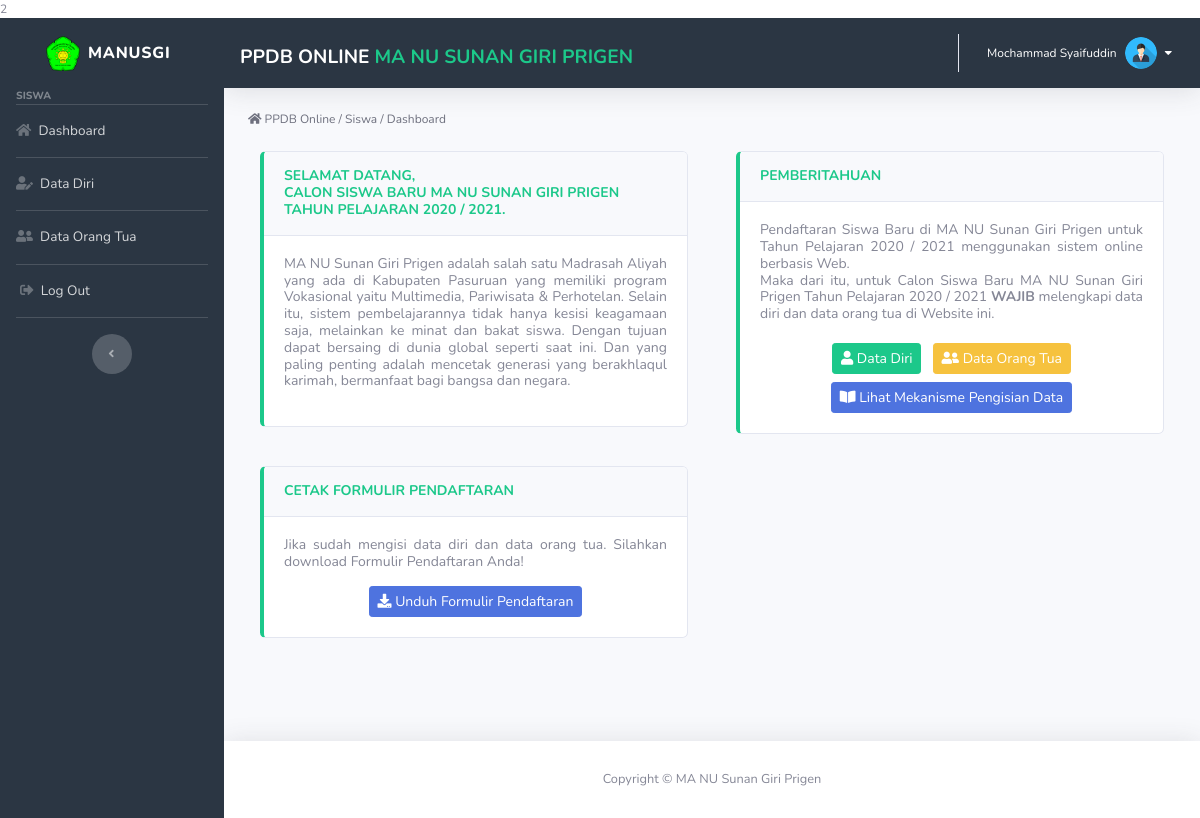
Page /siswa/dashboard.php (signed in) on the committed database.
### tables this page shows
CREATE TABLE `setting` (
  `id` int(11) NOT NULL,
  `nama_aplikasi` varchar(200) DEFAULT NULL,
  `nama_madrasah` varchar(100) DEFAULT NULL,
  `tahun_pelajaran` varchar(20) DEFAULT NULL,
  `id_admin` int(11) DEFAULT NULL
);

CREATE TABLE `pendaftar` (
  `id` int(11) NOT NULL,
  `nama` varchar(100) DEFAULT NULL,
  `tmpt_lahir` varchar(100) DEFAULT NULL,
  `tgl_lahir` date DEFAULT NULL,
  `jenis_kelamin` varchar(10) DEFAULT NULL,
  `agama` varchar(45) DEFAULT NULL,
  `alamat` text DEFAULT NULL,
  `email` varchar(100) DEFAULT NULL,
  `telepon` varchar(45) DEFAULT NULL,
  `foto` varchar(100) NOT NULL,
  `users_id` int(11) DEFAULT NULL
);

### controller/admin_setting_control.php (called while the page is built, shortened)
<?php
$sql_select_setting = "SELECT * FROM setting WHERE id = 1";
$result_select_setting = mysqli_query($koneksi, $sql_select_setting);
if (mysqli_num_rows($result_select_setting)) {
    $data_setting = mysqli_fetch_array($result_select_setting);
}
?>

### controller/siswa_dashboard_control.php (called while the page is built, shortened)
<?php
$id_user = $_SESSION['id_users'];
$sql_pendaftar = "SELECT * FROM pendaftar WHERE users_id = '$id_user'";
$result_pendaftar = mysqli_query($koneksi, $sql_pendaftar);
if (mysqli_num_rows($result_pendaftar)) {
    $data_pendaftar = mysqli_fetch_array($result_pendaftar);
}
?>

### config/auto_load.php (called while the page is built, shortened)
<?php
$base_url = "http://localhost/ppdb-manusgi";
?>

### siswa/dashboard.php (the view, shortened to what this page needs)
<?php include('../config/auto_load.php'); ?>
<?php include('../controller/siswa_dashboard_control.php'); ?>
<?php include('../template/header.php'); ?>
<div class="container-fluid">
    <p class="h6 mb-4 text-gray-700 text-left" style="font-size: 12px;">
        <i class="fas fa-home"></i>
        PPDB Online / <a href="dashboard.php" class="text-gray-700">Siswa</a> / <a href="dashboard.php"
            class="text-gray-700"> Dashboard </a> </p>
    <div class="row">
        <div class="col-md-12">
        </div>
    </div>
    <div class="row">
        <div class="col-md-6">
            <div class="col-md-12">
                <div class="card border-left-success mb-4">
                    <div class="card-header py-3">
                        <h6 class="m-0 font-weight-bold text-success text-uppercase" style="font-size: 14px;">SELAMAT
                            DATANG,<br>
                            Calon siswa baru MA NU Sunan Giri Prigen<br>Tahun Pelajaran <?php if (isset($data_setting['tahun_pelajaran'])) {
                                                                                            echo $data_setting['tahun_pelajaran'];
                                                                                        }  ?>.
                        </h6>
                    </div>
                    <div class="card-body">
                        <div class="text mb-3">
                            <h6 style="font-size: 14px;" class="text-justify">
                                MA NU Sunan Giri Prigen adalah salah satu Madrasah Aliyah yang ada di Kabupaten Pasuruan
                                yang memiliki program Vokasional yaitu Multimedia, Pariwisata & Perhotelan.
                                Selain itu, sistem pembelajarannya tidak hanya kesisi keagamaan saja, melainkan ke minat
                                dan bakat siswa. Dengan tujuan dapat bersaing di dunia global seperti saat ini.
                                Dan yang paling penting adalah mencetak generasi yang berakhlaqul karimah, bermanfaat
                                bagi bangsa dan negara.
                            </h6>
                        </div>
                    </div>
                </div>
            </div>
        </div>
        <div class="col-md-6">
            <div class="col-md-12">
                <div class="card border-left-success mb-4">
                    <div class="card-header py-3">
                        <h6 class="m-0 font-weight-bold text-success" style="font-size: 14px;">PEMBERITAHUAN</h6>
                    </div>
                    <div class="card-body">
                        <div class="text mb-3">
                            <h6 style="font-size: 14px;" class="text-justify">
                                Pendaftaran Siswa Baru di MA NU Sunan Giri Prigen untuk Tahun Pelajaran <?php if (isset($data_setting['tahun_pelajaran'])) {
                                                                                                            echo $data_setting['tahun_pelajaran'];
                                                                                                        }  ?>
                                menggunakan sistem online berbasis Web.<br>
                                Maka dari itu, untuk Calon Siswa Baru MA NU Sunan Giri Prigen Tahun Pelajaran
                                <?php if (isset($data_setting['tahun_pelajaran'])) {
                                                                                                                    echo $data_setting['tahun_pelajaran'];
                                                                                                                }  ?><b>
                                    WAJIB</b> melengkapi data diri dan data orang tua di Website ini.<br>
                            </h6>
                        </div>
                        <div class="text-center">
                            <a href="data_diri.php" class="btn btn-sm btn-success m-1">
                                <i class="fas fa-user"></i>
                                Data Diri
                            </a>
                            <a href="data_orangtua.php" class="btn btn-sm btn-warning m-1">
                                <i class="fas fa-user-friends"></i>
                                Data Orang Tua
                            </a>
                        </div>
                        <div class="text-center mt-1">
                            <a href="https://bit.ly/Panduan-Pengisian-Data-PPDB-MANUSGI-2020"
                                class="btn btn-sm  btn-primary">
                                <i class="fas fa-book-open"></i>
                                Lihat Mekanisme Pengisian Data
                            </a>
                        </div>
                    </div>
                </div>
            </div>
        </div>
    </div>
    <div class="row mt-2">
        <div class="col-md-6">
            <div class="col-md-12">
                <div class="card border-left-success mb-4">
                    <div class="card-header py-3">
                        <h6 class="m-0 font-weight-bold text-success" style="font-size: 14px;">CETAK FORMULIR
                            PENDAFTARAN</h6>
                    </div>
                    <div class="card-body">
                        <div class="text mb-3">
                            <h6 style="font-size: 14px;" class="text-justify">
                                Jika sudah mengisi data diri dan data orang tua. Silahkan download Formulir Pendaftaran
                                Anda!
                            </h6>
                        </div>
                        <div class="text-center mt-1">
                            <a href="<?= $base_url ?>/cetak/detail_cetak.php?id=<?= $data_pendaftar['id'] ?>"
                                class="btn btn-primary btn-sm">
                                <i class="fas fa-download"></i>
                                Unduh Formulir Pendaftaran
                            </a>
                        </div>
                    </div>
                </div>
            </div>
        </div>
    </div>
</div>
</div>
<?php include('../template/footer.php'); ?>

### template/header.php (shortened to what this page needs)
<?php include('../controller/admin_setting_control.php'); ?>
<!DOCTYPE html>2
<html lang="en">
<head>
    <link rel="stylesheet" type="text/css" href="../assets/js/style/css/main.css">
    <link rel="stylesheet" type="text/css"
        href="https://maxcdn.bootstrapcdn.com/font-awesome/4.7.0/css/font-awesome.min.css">
    <link href="../assets/vendor/fontawesome-free/css/all.min.css" rel="stylesheet" type="text/css">
    <link href="../assets/css/sb-admin-2.min.css" rel="stylesheet">
    <link href="../assets/css/style.css" rel="stylesheet">
    <link href="../assets/css/style2.css" rel="stylesheet">
    <link href="../assets/css/alertify.min.css" rel="stylesheet">
    <link href="../assets/vendor/datepicker/css/bootstrap-datepicker.css" rel="stylesheet">
    <link href="../assets/vendor/datepicker/css/bootstrap-datepicker.min.css" rel="stylesheet">
</head>
<body id="page-top">
    <div id="wrapper">
        <ul class="navbar-nav sidebar sidebar-dark accordion" style="background: #2b3643">
            <a class="sidebar-brand d-flex align-items-center justify-content-center" href="dashboard.php">
                <div class="sidebar-brand-icon">
                    <i class="fas">
                        <img src="../assets/img/logo.png" alt="" class="logo-side">
                    </i>
                </div>
                <div class="sidebar-brand-text mx-2">MANUSGI</div>
            </a>
            <div class="sidebar-heading">
                <?= $_SESSION['level']; ?>
            </div>
            <?php if ($_SESSION['level'] == 'admin') { ?>
            <li class="nav-item">
                <a class="nav-link" href="dashboard.php">
                    <i class="fas fa-home"></i>
                    <span>Dashboard</span></a>
            </li>
            <hr class="sidebar-divider my-0">
            <li class="nav-item">
                <a class="nav-link" href="pendaftaran.php">
                    <i class="fas fa-list"></i>
                    <span>Data pendaftar</span></a>
            </li>
            <hr class="sidebar-divider my-0">
            <li class="nav-item">
                <a class="nav-link" href="setting.php">
                    <i class="fas fa-cog"></i>
                    <span>Setting Aplikasi</span></a>
            </li>
            <?php } else if ($_SESSION['level'] == 'siswa')  { ?>
            <hr class="sidebar-divider my-0">
            <li class="nav-item">
                <a class="nav-link" href="dashboard.php">
                    <i class="fas fa-home"></i>
                    <span>Dashboard</span></a>
            </li>
            <hr class="sidebar-divider my-0">
            <li class="nav-item">
                <a class="nav-link" href="data_diri.php">
                    <i class="fas fa-user-edit"></i>
                    <span>Data Diri</span></a>
            </li>
            <hr class="sidebar-divider my-0">
            <li class="nav-item">
                <a class="nav-link" href="data_orangtua.php">
                    <i class="fas fa-user-friends"></i>
                    <span>Data Orang Tua</span></a>
            </li>
            <?php } ?>
            <hr class="sidebar-divider my-0">
            <li class="nav-item">
                <a class="nav-link" href="#" data-toggle="modal" data-target="#logoutModal">
                    <i class="fas fa-sign-out-alt ml-1"></i>
                    <span>Log Out</span></a>
            </li>
            <hr class="sidebar-divider">
            <div class="text-center d-none d-md-inline">
                <button class="rounded-circle border-0" id="sidebarToggle"></button>
            </div>
        </ul>
        <div id="content-wrapper" class="d-flex flex-column">
            <div id="content">
                <nav class="navbar navbar-expand topbar mb-4 static-top shadow navbar-fixed-top"
                    style="background: #2b3643">
                    <?php
                $nama = "";
                $url = "";
                if ($_SESSION['level'] == 'siswa') {
                  $nama = $data_pendaftar['nama'];
                  $url = "../siswa/dashboard.php";
                } else {
                    $nama = "Administrator";
                    $url = "../admin/dashboard.php";
                }
            ?>
                    <form class="d-none d-sm-inline-block mt-2">
                        <div class="text-left">
                            <a class="text-lg text-white text-uppercase"><b><?php if(isset($data_setting['nama_aplikasi'])) { echo $data_setting['nama_aplikasi']; } ?></b>
                                <a class="text-lg text-success text-uppercase" href="<?= $url ?>"
                                    style="text-decoration: none"><b><?php if(isset($data_setting['nama_madrasah'])) { echo $data_setting['nama_madrasah']; } ?></b></a>
                            </a>
                        </div>
                    </form>
                    <ul class="navbar-nav ml-auto">
                        <li class="nav-item dropdown no-arrow">
                            <a class="nav-link dropdown-toggle" href="#" id="userDropdown" role="button"
                                data-toggle="dropdown" aria-haspopup="true" aria-expanded="false">
                                <span class="mr-2 d-none d-lg-inline text-white small"
                                    style="font-size: 12px;"><?=  $nama ?></span>
                                <img class="img-profile rounded-circle" src="../assets/img/user.png" alt="fotoprofil">
                                <i class="fas fa-caret-down ml-2" style="color: white"></i>
                            </a>
                        </li>
                    </ul>
                </nav>

### assets/css/style.css (style rules this page uses)
.logo-side { max-height: 35px; }

### assets/css/style2.css (style rules this page uses)
.logo-side { max-height: 35px; }
.row { font-size: 12px; }
body { font-size: 12px; }

### rows in the picture
setting: nama_aplikasi "PPDB ONLINE", nama_madrasah "MA NU SUNAN GIRI PRIGEN", tahun_pelajaran "2020 / 2021"
pendaftar: nama "Mochammad Syaifuddin"

### other values in the picture
$_SESSION['level'] "SISWA"
